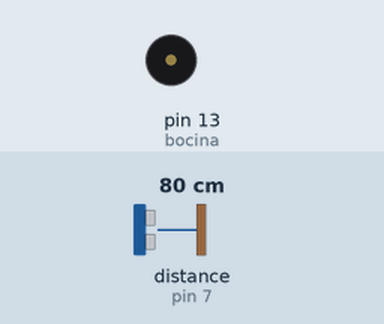
Recording of a sketch running on a simulated Arduino Uno, built with avr-gcc and run on an emulated ATmega328P. Parts: buzzer (waves = sounding, pin HIGH). The test bench sets the inputs (shaded band); at power-on: distance to the obstacle (sensor on pin 7) 80 cm. The echo pulse lasts 58.3 µs per cm.

Above: at 1.2 s.
1.3 s: distance to the obstacle (sensor on pin 7) set to 2 cm
At 2.7 s:
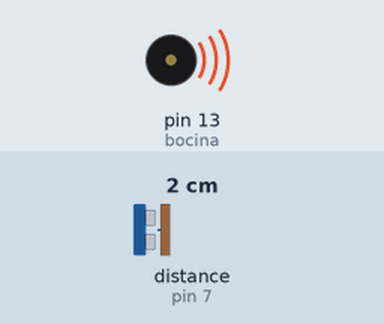
3.9 s: distance to the obstacle (sensor on pin 7) set to 43 cm
At 4.01 s:
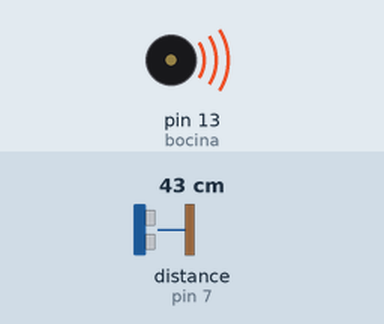
6.9 s: distance to the obstacle (sensor on pin 7) set to 51 cm
At 7.9 s:
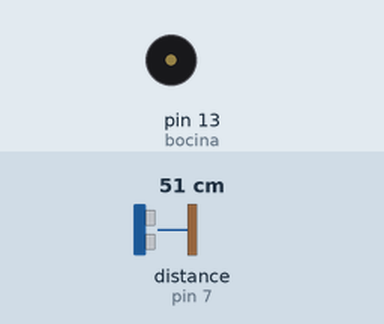
8.4 s: distance to the obstacle (sensor on pin 7) set to 35 cm
At 8.53 s:
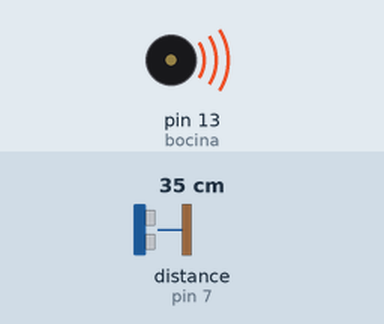
Timing chart, 0 to 12.4 s (numbered marks = the images above; inputs shaded):
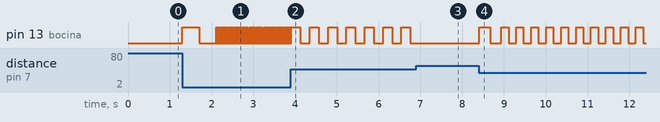

The sketch:

pruebaPitidosUltrasonico.ino
```cpp
#include <NewPing.h>

//trigger,echo,max distance
NewPing sonar1(8, 7, 200);
NewPing sonar2(6, 5, 200);
NewPing sonar3(4, 3, 200);
int bocina = 13;
int t;
void setup() {
  pinMode(bocina, OUTPUT);
}

void loop() {
  t = map(sonar1.ping_cm(), 0, 200, 0, 1000);
  if(sonar1.ping_cm() > 0 && sonar1.ping_cm() < 50 ) {
    digitalWrite(bocina, HIGH);
    delay(t);
    digitalWrite(bocina, LOW);
    delay(t);
  }
  else{
     digitalWrite(bocina, LOW);
  }
}
```

Measured:
- the behaviour switches between 48 and 49 cm on distance to the obstacle (sensor on pin 7) (found by bisection; images 2 and 3)
- after the input at 1.3 s, pin 13 (bocina): goes HIGH 0.41 s, LOW 0.41 s, 79 × (HIGH 0.01 s, LOW 0.01 s), HIGH 0.01 s, then LOW, starting at once
- after the input at 3.9 s, pin 13 (bocina): alternates HIGH for 0.22 s and LOW for 0.22 s, starting after 0.22 s
- after the input at 6.9 s, pin 13 (bocina): stops changing and stays LOW
- after the input at 8.4 s, pin 13 (bocina): goes HIGH 0.26 s, LOW 0.27 s, 9 × (HIGH 0.18 s, LOW 0.18 s), HIGH 0.18 s, then LOW, starting at once
